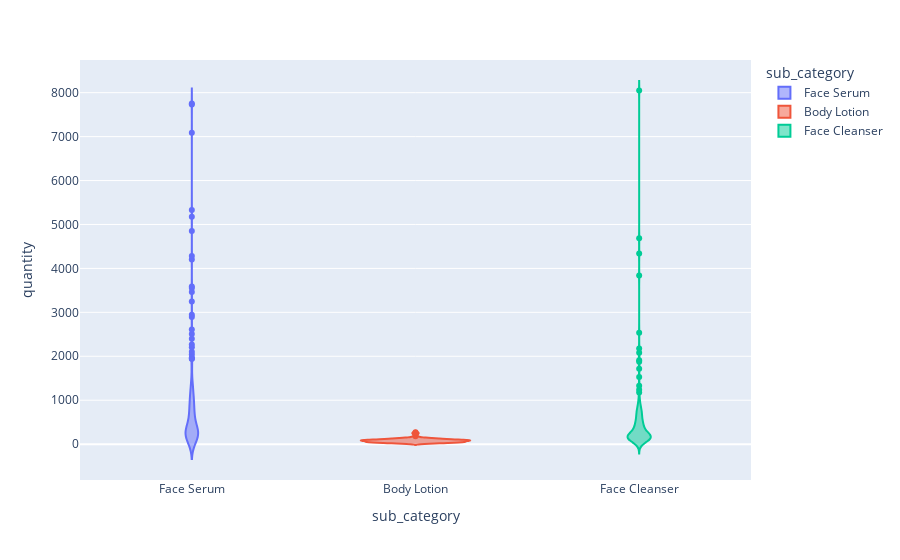

The cell this chart's notebook holds for it:
### Code cell
import plotly.express as px

plt.figure(figsize=(6, 4))
# Ensure 'sub_category' and 'quantity' columns exist
fig = px.violin(df, x="sub_category", y="quantity", color="sub_category")

# Show the interactive plot
fig.show()

### Figure 1 — Plotly figure (JSON) as saved in the notebook; plotly's stock layout.template omitted (floating-point values rounded to 4 significant figures; data arrays with more than 128 entries replaced by an {"elided": "..."} marker saying what was removed)
{"data": [{"alignmentgroup": "True", "box": {"visible": false}, "hovertemplate": "sub_category=%{x}<br>quantity=%{y}<extra></extra>", "legendgroup": "Face Serum", "marker": {"color": "#636efa"}, "name": "Face Serum", "offsetgroup": "Face Serum", "orientation": "v", "scalegroup": "True", "showlegend": true, "type": "violin", "x": {"elided": "300 str values"}, "x0": " ", "xaxis": "x", "y": {"elided": "300 int values"}, "y0": " ", "yaxis": "y"}, {"alignmentgroup": "True", "box": {"visible": false}, "hovertemplate": "sub_category=%{x}<br>quantity=%{y}<extra></extra>", "legendgroup": "Body Lotion", "marker": {"color": "#EF553B"}, "name": "Body Lotion", "offsetgroup": "Body Lotion", "orientation": "v", "scalegroup": "True", "showlegend": true, "type": "violin", "x": ["Body Lotion", "Body Lotion", "Body Lotion", "Body Lotion", "Body Lotion", "Body Lotion", "Body Lotion", "Body Lotion", "Body Lotion", "Body Lotion", "Body Lotion", "Body Lotion", "Body Lotion", "Body Lotion", "Body Lotion", "Body Lotion", "Body Lotion", "Body Lotion", "Body Lotion", "Body Lotion", "Body Lotion", "Body Lotion", "Body Lotion", "Body Lotion", "Body Lotion", "Body Lotion", "Body Lotion", "Body Lotion", "Body Lotion", "Body Lotion", "Body Lotion", "Body Lotion", "Body Lotion", "Body Lotion", "Body Lotion", "Body Lotion", "Body Lotion", "Body Lotion", "Body Lotion", "Body Lotion", "Body Lotion", "Body Lotion", "Body Lotion", "Body Lotion", "Body Lotion", "Body Lotion", "Body Lotion", "Body Lotion", "Body Lotion", "Body Lotion", "Body Lotion", "Body Lotion", "Body Lotion", "Body Lotion", "Body Lotion", "Body Lotion", "Body Lotion", "Body Lotion", "Body Lotion", "Body Lotion", "Body Lotion", "Body Lotion", "Body Lotion", "Body Lotion", "Body Lotion", "Body Lotion", "Body Lotion", "Body Lotion", "Body Lotion", "Body Lotion", "Body Lotion", "Body Lotion", "Body Lotion", "Body Lotion", "Body Lotion", "Body Lotion", "Body Lotion", "Body Lotion", "Body Lotion", "Body Lotion", "Body Lotion", "Body Lotion", "Body Lotion", "Body Lotion", "Body Lotion", "Body Lotion", "Body Lotion", "Body Lotion", "Body Lotion", "Body Lotion", "Body Lotion", "Body Lotion", "Body Lotion", "Body Lotion", "Body Lotion", "Body Lotion", "Body Lotion", "Body Lotion", "Body Lotion", "Body Lotion", "Body Lotion", "Body Lotion", "Body Lotion", "Body Lotion", "Body Lotion", "Body Lotion", "Body Lotion", "Body Lotion", "Body Lotion", "Body Lotion", "Body Lotion", "Body Lotion", "Body Lotion", "Body Lotion", "Body Lotion", "Body Lotion", "Body Lotion", "Body Lotion"], "x0": " ", "xaxis": "x", "y": [56, 122, 102, 128, 97, 114, 84, 102, 115, 91, 87, 91, 129, 127, 137, 116, 147, 181, 96, 85, 121, 160, 226, 244, 256, 271, 104, 87, 97, 88, 65, 77, 68, 92, 49, 64, 128, 133, 82, 93, 82, 102, 90, 53, 99, 95, 125, 99, 129, 156, 71, 77, 85, 125, 95, 97, 94, 82, 64, 83, 78, 91, 76, 81, 63, 82, 68, 87, 76, 95, 100, 121, 63, 87, 108, 50, 29, 19, 43, 46, 30, 40, 40, 47, 44, 43, 72, 63, 41, 44, 24, 24, 47, 54, 48, 46, 35, 46, 50, 46, 45, 28, 37, 10, 24, 44, 28, 24, 28, 22, 32, 43, 68, 64, 63, 38, 54, 78], "y0": " ", "yaxis": "y"}, {"alignmentgroup": "True", "box": {"visible": false}, "hovertemplate": "sub_category=%{x}<br>quantity=%{y}<extra></extra>", "legendgroup": "Face Cleanser", "marker": {"color": "#00cc96"}, "name": "Face Cleanser", "offsetgroup": "Face Cleanser", "orientation": "v", "scalegroup": "True", "showlegend": true, "type": "violin", "x": {"elided": "182 str values"}, "x0": " ", "xaxis": "x", "y": {"elided": "182 int values"}, "y0": " ", "yaxis": "y"}], "layout": {"legend": {"title": {"text": "sub_category"}, "tracegroupgap": 0}, "margin": {"t": 60}, "violinmode": "overlay", "xaxis": {"anchor": "y", "categoryarray": ["Face Serum", "Body Lotion", "Face Cleanser"], "categoryorder": "array", "domain": [0, 1], "title": {"text": "sub_category"}}, "yaxis": {"anchor": "x", "domain": [0, 1], "title": {"text": "quantity"}}}}
